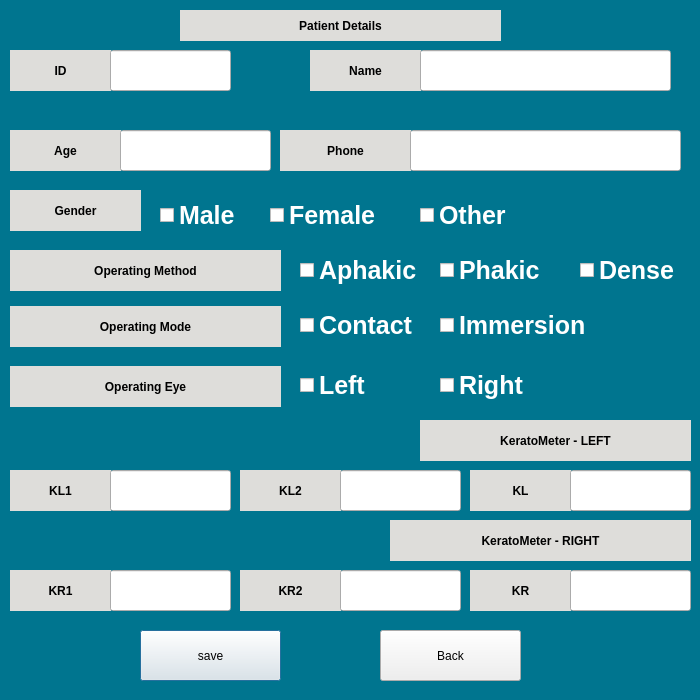
<?xml version="1.0" encoding="UTF-8"?>
<ui version="4.0">
 <class>addPatient</class>
 <widget class="QDialog" name="addPatient">
  <property name="geometry">
   <rect>
    <x>0</x>
    <y>0</y>
    <width>700</width>
    <height>700</height>
   </rect>
  </property>
  <property name="windowTitle">
   <string>Dialog</string>
  </property>
  <widget class="QLabel" name="label">
   <property name="geometry">
    <rect>
     <x>0</x>
     <y>0</y>
     <width>700</width>
     <height>700</height>
    </rect>
   </property>
   <property name="styleSheet">
    <string notr="true">background-color: rgb(0, 117, 143);</string>
   </property>
   <property name="text">
    <string/>
   </property>
  </widget>
  <widget class="QLabel" name="lblpatid">
   <property name="geometry">
    <rect>
     <x>10</x>
     <y>50</y>
     <width>101</width>
     <height>41</height>
    </rect>
   </property>
   <property name="styleSheet">
    <string notr="true">background-color: rgb(222, 221, 218);
font: 75 20pt &quot;Ubuntu&quot;;
font:bold;</string>
   </property>
   <property name="text">
    <string>ID</string>
   </property>
   <property name="alignment">
    <set>Qt::AlignCenter</set>
   </property>
  </widget>
  <widget class="QLineEdit" name="linepatid">
   <property name="geometry">
    <rect>
     <x>110</x>
     <y>50</y>
     <width>121</width>
     <height>41</height>
    </rect>
   </property>
  </widget>
  <widget class="QLabel" name="lblpatname">
   <property name="geometry">
    <rect>
     <x>310</x>
     <y>50</y>
     <width>111</width>
     <height>41</height>
    </rect>
   </property>
   <property name="styleSheet">
    <string notr="true">background-color: rgb(222, 221, 218);
font: 75 20pt &quot;Ubuntu&quot;;
font:bold;</string>
   </property>
   <property name="text">
    <string>Name</string>
   </property>
   <property name="alignment">
    <set>Qt::AlignCenter</set>
   </property>
  </widget>
  <widget class="QLineEdit" name="linepatname">
   <property name="geometry">
    <rect>
     <x>420</x>
     <y>50</y>
     <width>251</width>
     <height>41</height>
    </rect>
   </property>
   <property name="text">
    <string/>
   </property>
  </widget>
  <widget class="QLabel" name="lblpatdetails">
   <property name="geometry">
    <rect>
     <x>180</x>
     <y>10</y>
     <width>321</width>
     <height>31</height>
    </rect>
   </property>
   <property name="styleSheet">
    <string notr="true">background-color: rgb(222, 221, 218);
font: 75 20pt &quot;Ubuntu&quot;;
font:bold;</string>
   </property>
   <property name="text">
    <string>Patient Details</string>
   </property>
   <property name="alignment">
    <set>Qt::AlignCenter</set>
   </property>
  </widget>
  <widget class="QLabel" name="lblpatage">
   <property name="geometry">
    <rect>
     <x>10</x>
     <y>130</y>
     <width>111</width>
     <height>41</height>
    </rect>
   </property>
   <property name="styleSheet">
    <string notr="true">background-color: rgb(222, 221, 218);
font: 75 20pt &quot;Ubuntu&quot;;
font:bold;</string>
   </property>
   <property name="text">
    <string>Age</string>
   </property>
   <property name="alignment">
    <set>Qt::AlignCenter</set>
   </property>
  </widget>
  <widget class="QLineEdit" name="linepatage">
   <property name="geometry">
    <rect>
     <x>120</x>
     <y>130</y>
     <width>151</width>
     <height>41</height>
    </rect>
   </property>
   <property name="text">
    <string/>
   </property>
  </widget>
  <widget class="QLabel" name="lblpatphone">
   <property name="geometry">
    <rect>
     <x>280</x>
     <y>130</y>
     <width>131</width>
     <height>41</height>
    </rect>
   </property>
   <property name="styleSheet">
    <string notr="true">background-color: rgb(222, 221, 218);
font: 75 20pt &quot;Ubuntu&quot;;
font:bold;</string>
   </property>
   <property name="text">
    <string>Phone</string>
   </property>
   <property name="alignment">
    <set>Qt::AlignCenter</set>
   </property>
  </widget>
  <widget class="QLineEdit" name="linepatphone">
   <property name="geometry">
    <rect>
     <x>410</x>
     <y>130</y>
     <width>271</width>
     <height>41</height>
    </rect>
   </property>
   <property name="text">
    <string/>
   </property>
  </widget>
  <widget class="QLabel" name="lblpatgender">
   <property name="geometry">
    <rect>
     <x>10</x>
     <y>190</y>
     <width>131</width>
     <height>41</height>
    </rect>
   </property>
   <property name="styleSheet">
    <string notr="true">background-color: rgb(222, 221, 218);
font: 75 20pt &quot;Ubuntu&quot;;
font:bold;</string>
   </property>
   <property name="text">
    <string>Gender</string>
   </property>
   <property name="alignment">
    <set>Qt::AlignCenter</set>
   </property>
  </widget>
  <widget class="QCheckBox" name="CheckMale">
   <property name="geometry">
    <rect>
     <x>160</x>
     <y>200</y>
     <width>111</width>
     <height>31</height>
    </rect>
   </property>
   <property name="styleSheet">
    <string notr="true">font:25px;
color: rgb(255, 255, 255);
font:bold;</string>
   </property>
   <property name="text">
    <string>Male</string>
   </property>
  </widget>
  <widget class="QCheckBox" name="CheckFemale">
   <property name="geometry">
    <rect>
     <x>270</x>
     <y>200</y>
     <width>131</width>
     <height>31</height>
    </rect>
   </property>
   <property name="styleSheet">
    <string notr="true">font:25px;
color: rgb(255, 255, 255);
font:bold;</string>
   </property>
   <property name="text">
    <string>Female</string>
   </property>
  </widget>
  <widget class="QCheckBox" name="CheckOther">
   <property name="geometry">
    <rect>
     <x>420</x>
     <y>200</y>
     <width>111</width>
     <height>31</height>
    </rect>
   </property>
   <property name="styleSheet">
    <string notr="true">font:25px;
color: rgb(255, 255, 255);
font:bold;</string>
   </property>
   <property name="text">
    <string>Other</string>
   </property>
  </widget>
  <widget class="QCheckBox" name="CheckImmersion">
   <property name="geometry">
    <rect>
     <x>440</x>
     <y>310</y>
     <width>191</width>
     <height>31</height>
    </rect>
   </property>
   <property name="styleSheet">
    <string notr="true">font:25px;
color: rgb(255, 255, 255);
font:bold;</string>
   </property>
   <property name="text">
    <string>Immersion</string>
   </property>
  </widget>
  <widget class="QCheckBox" name="CheckContact">
   <property name="geometry">
    <rect>
     <x>300</x>
     <y>310</y>
     <width>181</width>
     <height>31</height>
    </rect>
   </property>
   <property name="styleSheet">
    <string notr="true">font:25px;
color: rgb(255, 255, 255);
font:bold;</string>
   </property>
   <property name="text">
    <string>Contact</string>
   </property>
  </widget>
  <widget class="QLabel" name="lblpatopmode">
   <property name="geometry">
    <rect>
     <x>10</x>
     <y>306</y>
     <width>271</width>
     <height>41</height>
    </rect>
   </property>
   <property name="styleSheet">
    <string notr="true">background-color: rgb(222, 221, 218);
font: 75 20pt &quot;Ubuntu&quot;;
font:bold;</string>
   </property>
   <property name="text">
    <string>Operating Mode</string>
   </property>
   <property name="alignment">
    <set>Qt::AlignCenter</set>
   </property>
  </widget>
  <widget class="QCheckBox" name="CheckPhakic">
   <property name="geometry">
    <rect>
     <x>440</x>
     <y>255</y>
     <width>121</width>
     <height>31</height>
    </rect>
   </property>
   <property name="styleSheet">
    <string notr="true">font:25px;
color: rgb(255, 255, 255);
font:bold;</string>
   </property>
   <property name="text">
    <string>Phakic</string>
   </property>
  </widget>
  <widget class="QLabel" name="lblpatopmethod">
   <property name="geometry">
    <rect>
     <x>10</x>
     <y>250</y>
     <width>271</width>
     <height>41</height>
    </rect>
   </property>
   <property name="styleSheet">
    <string notr="true">background-color: rgb(222, 221, 218);
font: 75 20pt &quot;Ubuntu&quot;;
font:bold;</string>
   </property>
   <property name="text">
    <string>Operating Method</string>
   </property>
   <property name="alignment">
    <set>Qt::AlignCenter</set>
   </property>
  </widget>
  <widget class="QCheckBox" name="CheckApakic">
   <property name="geometry">
    <rect>
     <x>300</x>
     <y>255</y>
     <width>131</width>
     <height>31</height>
    </rect>
   </property>
   <property name="styleSheet">
    <string notr="true">font:25px;
color: rgb(255, 255, 255);
font:bold;</string>
   </property>
   <property name="text">
    <string>Aphakic</string>
   </property>
  </widget>
  <widget class="QCheckBox" name="CheckDense">
   <property name="geometry">
    <rect>
     <x>580</x>
     <y>255</y>
     <width>111</width>
     <height>31</height>
    </rect>
   </property>
   <property name="styleSheet">
    <string notr="true">font:25px;
color: rgb(255, 255, 255);
font:bold;</string>
   </property>
   <property name="text">
    <string>Dense</string>
   </property>
  </widget>
  <widget class="QCheckBox" name="CheckRight">
   <property name="geometry">
    <rect>
     <x>440</x>
     <y>370</y>
     <width>191</width>
     <height>31</height>
    </rect>
   </property>
   <property name="styleSheet">
    <string notr="true">font:25px;
color: rgb(255, 255, 255);
font:bold;</string>
   </property>
   <property name="text">
    <string>Right</string>
   </property>
  </widget>
  <widget class="QLabel" name="lblpatopeye">
   <property name="geometry">
    <rect>
     <x>10</x>
     <y>366</y>
     <width>271</width>
     <height>41</height>
    </rect>
   </property>
   <property name="styleSheet">
    <string notr="true">background-color: rgb(222, 221, 218);
font: 75 20pt &quot;Ubuntu&quot;;
font:bold;</string>
   </property>
   <property name="text">
    <string>Operating Eye</string>
   </property>
   <property name="alignment">
    <set>Qt::AlignCenter</set>
   </property>
  </widget>
  <widget class="QCheckBox" name="CheckLeft">
   <property name="geometry">
    <rect>
     <x>300</x>
     <y>370</y>
     <width>141</width>
     <height>31</height>
    </rect>
   </property>
   <property name="styleSheet">
    <string notr="true">font:25px;
color: rgb(255, 255, 255);
font:bold;</string>
   </property>
   <property name="text">
    <string>Left</string>
   </property>
  </widget>
  <widget class="QLabel" name="lblpatkleft">
   <property name="geometry">
    <rect>
     <x>420</x>
     <y>420</y>
     <width>271</width>
     <height>41</height>
    </rect>
   </property>
   <property name="styleSheet">
    <string notr="true">background-color: rgb(222, 221, 218);
font: 75 20pt &quot;Ubuntu&quot;;
font:bold;</string>
   </property>
   <property name="text">
    <string>KeratoMeter - LEFT</string>
   </property>
   <property name="alignment">
    <set>Qt::AlignCenter</set>
   </property>
  </widget>
  <widget class="QLabel" name="lblpatkl1">
   <property name="geometry">
    <rect>
     <x>10</x>
     <y>470</y>
     <width>101</width>
     <height>41</height>
    </rect>
   </property>
   <property name="styleSheet">
    <string notr="true">background-color: rgb(222, 221, 218);
font: 75 20pt &quot;Ubuntu&quot;;
font:bold;</string>
   </property>
   <property name="text">
    <string>KL1</string>
   </property>
   <property name="alignment">
    <set>Qt::AlignCenter</set>
   </property>
  </widget>
  <widget class="QLineEdit" name="linepatkl1">
   <property name="geometry">
    <rect>
     <x>110</x>
     <y>470</y>
     <width>121</width>
     <height>41</height>
    </rect>
   </property>
  </widget>
  <widget class="QLabel" name="lblpatkl2">
   <property name="geometry">
    <rect>
     <x>240</x>
     <y>470</y>
     <width>101</width>
     <height>41</height>
    </rect>
   </property>
   <property name="styleSheet">
    <string notr="true">background-color: rgb(222, 221, 218);
font: 75 20pt &quot;Ubuntu&quot;;
font:bold;</string>
   </property>
   <property name="text">
    <string>KL2</string>
   </property>
   <property name="alignment">
    <set>Qt::AlignCenter</set>
   </property>
  </widget>
  <widget class="QLineEdit" name="linepatkl2">
   <property name="geometry">
    <rect>
     <x>340</x>
     <y>470</y>
     <width>121</width>
     <height>41</height>
    </rect>
   </property>
  </widget>
  <widget class="QLabel" name="lblpatkl">
   <property name="geometry">
    <rect>
     <x>470</x>
     <y>470</y>
     <width>101</width>
     <height>41</height>
    </rect>
   </property>
   <property name="styleSheet">
    <string notr="true">background-color: rgb(222, 221, 218);
font: 75 20pt &quot;Ubuntu&quot;;
font:bold;</string>
   </property>
   <property name="text">
    <string>KL</string>
   </property>
   <property name="alignment">
    <set>Qt::AlignCenter</set>
   </property>
  </widget>
  <widget class="QLineEdit" name="linepatkl">
   <property name="geometry">
    <rect>
     <x>570</x>
     <y>470</y>
     <width>121</width>
     <height>41</height>
    </rect>
   </property>
  </widget>
  <widget class="QLabel" name="lblpatkr2">
   <property name="geometry">
    <rect>
     <x>240</x>
     <y>570</y>
     <width>101</width>
     <height>41</height>
    </rect>
   </property>
   <property name="styleSheet">
    <string notr="true">background-color: rgb(222, 221, 218);
font: 75 20pt &quot;Ubuntu&quot;;
font:bold;</string>
   </property>
   <property name="text">
    <string>KR2</string>
   </property>
   <property name="alignment">
    <set>Qt::AlignCenter</set>
   </property>
  </widget>
  <widget class="QLabel" name="lblpatkright">
   <property name="geometry">
    <rect>
     <x>390</x>
     <y>520</y>
     <width>301</width>
     <height>41</height>
    </rect>
   </property>
   <property name="styleSheet">
    <string notr="true">background-color: rgb(222, 221, 218);
font: 75 20pt &quot;Ubuntu&quot;;
font:bold;</string>
   </property>
   <property name="text">
    <string>KeratoMeter - RIGHT</string>
   </property>
   <property name="alignment">
    <set>Qt::AlignCenter</set>
   </property>
  </widget>
  <widget class="QLabel" name="lblpatkr1">
   <property name="geometry">
    <rect>
     <x>10</x>
     <y>570</y>
     <width>101</width>
     <height>41</height>
    </rect>
   </property>
   <property name="styleSheet">
    <string notr="true">background-color: rgb(222, 221, 218);
font: 75 20pt &quot;Ubuntu&quot;;
font:bold;</string>
   </property>
   <property name="text">
    <string>KR1</string>
   </property>
   <property name="alignment">
    <set>Qt::AlignCenter</set>
   </property>
  </widget>
  <widget class="QLabel" name="lblpatkr">
   <property name="geometry">
    <rect>
     <x>470</x>
     <y>570</y>
     <width>101</width>
     <height>41</height>
    </rect>
   </property>
   <property name="styleSheet">
    <string notr="true">background-color: rgb(222, 221, 218);
font: 75 20pt &quot;Ubuntu&quot;;
font:bold;</string>
   </property>
   <property name="text">
    <string>KR</string>
   </property>
   <property name="alignment">
    <set>Qt::AlignCenter</set>
   </property>
  </widget>
  <widget class="QLineEdit" name="linepatkr">
   <property name="geometry">
    <rect>
     <x>570</x>
     <y>570</y>
     <width>121</width>
     <height>41</height>
    </rect>
   </property>
  </widget>
  <widget class="QLineEdit" name="linepatkr2">
   <property name="geometry">
    <rect>
     <x>340</x>
     <y>570</y>
     <width>121</width>
     <height>41</height>
    </rect>
   </property>
  </widget>
  <widget class="QLineEdit" name="linepatkr1">
   <property name="geometry">
    <rect>
     <x>110</x>
     <y>570</y>
     <width>121</width>
     <height>41</height>
    </rect>
   </property>
  </widget>
  <widget class="QPushButton" name="ButSave">
   <property name="geometry">
    <rect>
     <x>140</x>
     <y>630</y>
     <width>141</width>
     <height>51</height>
    </rect>
   </property>
   <property name="text">
    <string>save</string>
   </property>
  </widget>
  <widget class="QPushButton" name="ButBack">
   <property name="geometry">
    <rect>
     <x>380</x>
     <y>630</y>
     <width>141</width>
     <height>51</height>
    </rect>
   </property>
   <property name="text">
    <string>Back</string>
   </property>
  </widget>
 </widget>
 <resources/>
 <connections/>
</ui>
